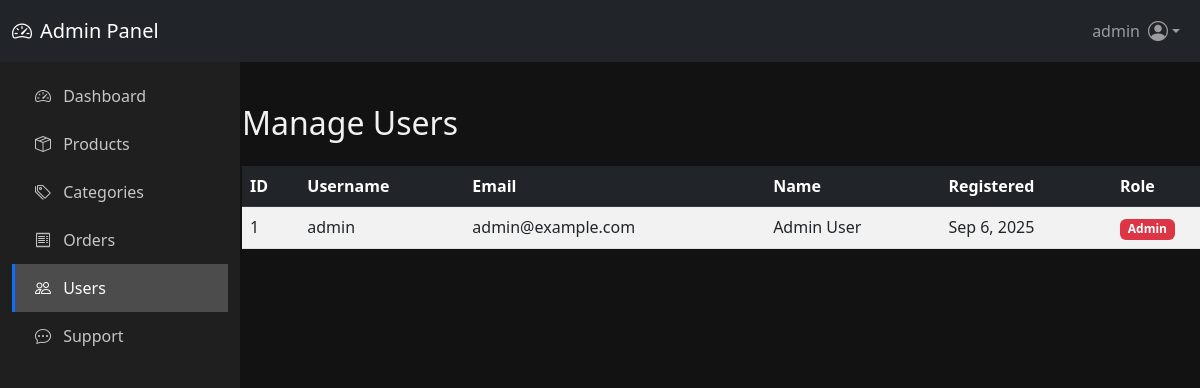
/admin/manage_users.php (signed in), run on the app's committed database.
### tables this page shows
CREATE TABLE users (
    id INT AUTO_INCREMENT PRIMARY KEY,
    username VARCHAR(50) NOT NULL UNIQUE,
    email VARCHAR(100) NOT NULL UNIQUE,
    password VARCHAR(255) NOT NULL,
    first_name VARCHAR(50) NOT NULL,
    last_name VARCHAR(50) NOT NULL,
    address TEXT,
    is_admin BOOLEAN DEFAULT FALSE,
    created_at TIMESTAMP DEFAULT CURRENT_TIMESTAMP
);

### admin/manage_users.php (the view, shortened to what this page needs)
<?php
require_once '../includes/db.php';
$stmt = $pdo->query("SELECT * FROM users ORDER BY created_at DESC");
$users = $stmt->fetchAll();
require_once 'header.php';
?>
<div class="container mt-4">
    <div class="d-flex justify-content-between align-items-center mb-3">
        <h2>Manage Users</h2>
    </div>
    <div class="table-responsive">
        <table class="table table-striped align-middle">
            <thead class="table-dark">
                <tr>
                    <th>ID</th>
                    <th>Username</th>
                    <th>Email</th>
                    <th>Name</th>
                    <th>Registered</th>
                    <th>Role</th>
                </tr>
            </thead>
            <tbody>
                <?php foreach ($users as $user): ?>
                    <tr>
                        <td><?= $user['id'] ?></td>
                        <td><?= htmlspecialchars($user['username']) ?></td>
                        <td><?= htmlspecialchars($user['email']) ?></td>
                        <td><?= htmlspecialchars(trim($user['first_name'] . ' ' . $user['last_name'])) ?></td>
                        <td><?= date('M j, Y', strtotime($user['created_at'])) ?></td>
                        <td>
                            <span class="badge <?= $user['is_admin'] ? 'bg-danger' : 'bg-primary' ?>">
                                <?= $user['is_admin'] ? 'Admin' : 'User' ?>
                            </span>
                        </td>
                    </tr>
                <?php endforeach; ?>
            </tbody>
        </table>
    </div>
</div>

### assets/css/admin.css (style rules this page uses)
html, body { height: 100%; margin: 0; padding: 0; overflow-x: hidden; background-color: #121212; color: #f1f1f1; font-family: 'Segoe UI', Tahoma, Geneva, Verdana, sans-serif; }
.admin-body { display: flex; flex-direction: column; height: 100vh; padding-top: 56px; }
.badge.bg-danger { font-size: 0.75rem; }

### data on the page
users: id "1", username "admin", email "admin@example.com", first_name+last_name "Admin User", created_at "Sep 6, 2025", is_admin "Admin"

### other printed values
$_SESSION['username'] "admin"
